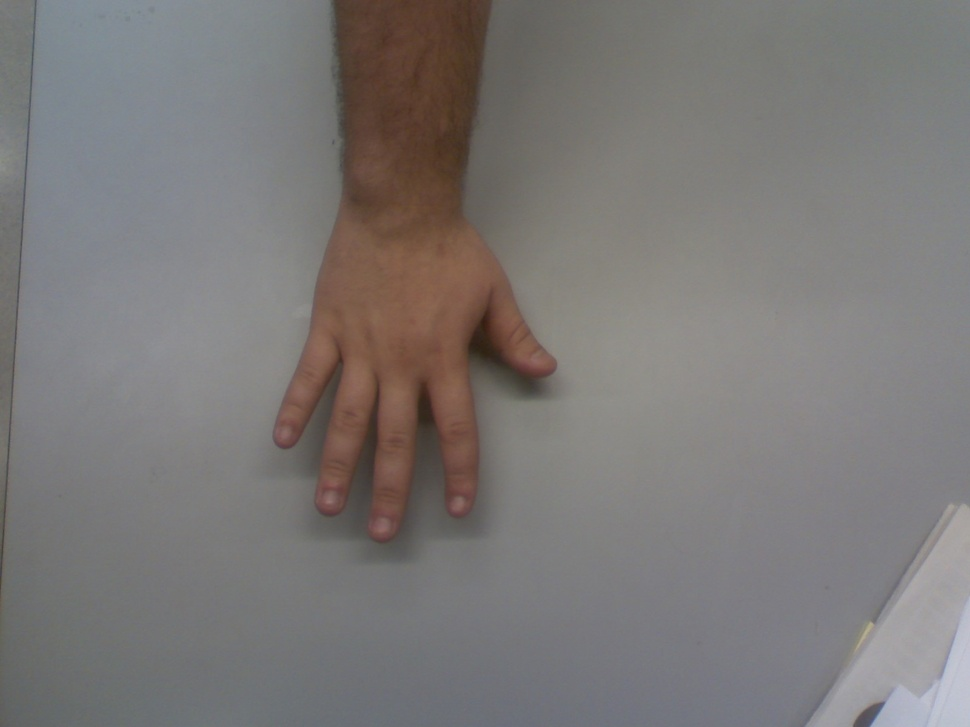
//> input picture segmentation/eugene.jpg, 970 x 727 px, shrunk from 1600 x 1200 before the run
$ ./threshold ../eugene.jpg   (built with g++ and OpenCV 4)
//> lines starting //> are read from the running program, lines starting //| are printed output that depends on the picture; after the words box and inside, x2 and y2 are one past the last pixel; in counts of white or black regions, pixels touching at a corner belong together
#include <stdio.h>
#include <cv.h>
#include <highgui.h>


#define h_min 0.3*255 /* was -.5*/ /* .425 and .48 worked ok with || */
#define h_max 0.5*255
#define s_min 0.20*255
#define s_max 0.51*255
#define l_min 0.28*255
#define l_max 0.55*255

#define b_min 77
#define b_max 127
#define r_min 133
#define r_max 173

/*
	Load the image
	convert it from rgb to hsl
	split it
	threshold each component
	and the three components

*/
void sum_rgb( IplImage* src, IplImage* dst ) {
  // Allocate individual image  planes.
  IplImage* r = cvCreateImage(  cvGetSize(src), IPL_DEPTH_8U, 1 );
  IplImage* g = cvCreateImage(  cvGetSize(src), IPL_DEPTH_8U, 1 );
  IplImage* b = cvCreateImage(  cvGetSize(src), IPL_DEPTH_8U, 1 );
  // Split image onto the color planes.
  cvSplit( src, r, g, b, NULL );
  // Temporary storage.
  IplImage* s = cvCreateImage( cvGetSize(src), IPL_DEPTH_8U, 1 );
  // Add equally weighted rgb values.
  cvAddWeighted( r, 1./3., g, 1./3., 0.0, s );
  cvAddWeighted( s, 2./3., b, 1./3., 0.0, s );
  // Truncate values above 100.
  cvThreshold( s, dst, 100, 100, CV_THRESH_TRUNC );
  cvReleaseImage(  &r );
  cvReleaseImage(  &g );
  cvReleaseImage(  &b );
  cvReleaseImage(  &s );
}

void binary_threshold_hsl(IplImage* src, IplImage* dst) {

  // [4 lines of commented-out code are left out]

	for( int y=0; y<src->height; y++ ) {
  	uchar* ptr = (uchar*) (
     	src->imageData + y * src->widthStep
		);
		uchar* ptr2 = (uchar*) (
     	dst->imageData + y * dst->widthStep
  	);
  	for( int x=0; x<src->width; x++ ) {
			/*fprintf(stderr,"%d %d %d\n",ptr[3*x+0],ptr[3*x+1],ptr[3*x+2]);*/
    	if(  ((ptr[3*x+0] > h_min) && (ptr[3*x+0] < h_max))
						&& ((ptr[3*x+2] > s_min)&&(ptr[3*x+2] < s_max)) )
				ptr2[x] = 0;
			else
				ptr2[x]=255;
     }
  }
}

void binary_threshold_rgb(IplImage* src, IplImage* dst) {


	for( int y=0; y<src->height; y++ ) {
  	uchar* ptr = (uchar*) (
     	src->imageData + y * src->widthStep
		);
		uchar* ptr2 = (uchar*) (
     	dst->imageData + y * dst->widthStep
  	);
  	for( int x=0; x<src->width; x++ ) {
			/*fprintf(stderr,"%d %d %d\n",ptr[3*x+0],ptr[3*x+1],ptr[3*x+2]);*/
    	if(  ((ptr[3*x+2] >= b_min) && (ptr[3*x+2] <= b_max))
						|| ((ptr[3*x+0] >= r_min)&&(ptr[3*x+0] <= r_max)) )
				ptr2[x] = 0;
			else
				ptr2[x]=255;
     }
  }
}


int main(int argc, char** argv)
{
  // Create a named window with the name of the file.
  cvNamedWindow( argv[1], 1 );
  // Load the image from the given file name.
  IplImage* src = cvLoadImage( argv[1] );
//> src is the input picture: 727 rows x 970 cols, CV_8UC3; mean B, G, R 118.9, 120, 123.2
	IplImage* src2 = cvCreateImage( cvGetSize(src), src->depth,3);
	cvCvtColor(src,src2,CV_RGB2HLS);
//> src2: 727 rows x 970 cols, CV_8UC3; mean of channels 0, 1, 2 71.1, 121.2, 13.4
  IplImage* dst = cvCreateImage( cvGetSize(src), src->depth,1);
	cvShowImage( argv[1], src );
	while( 1 ) { if( (cvWaitKey( 10 )&0x7f) == 27 ) break; }
//> the Esc key is pressed

	binary_threshold_hsl(src2,dst);
//> after the loop in binary_threshold_hsl, `for( int y=0; y<src->height; y++ )`:
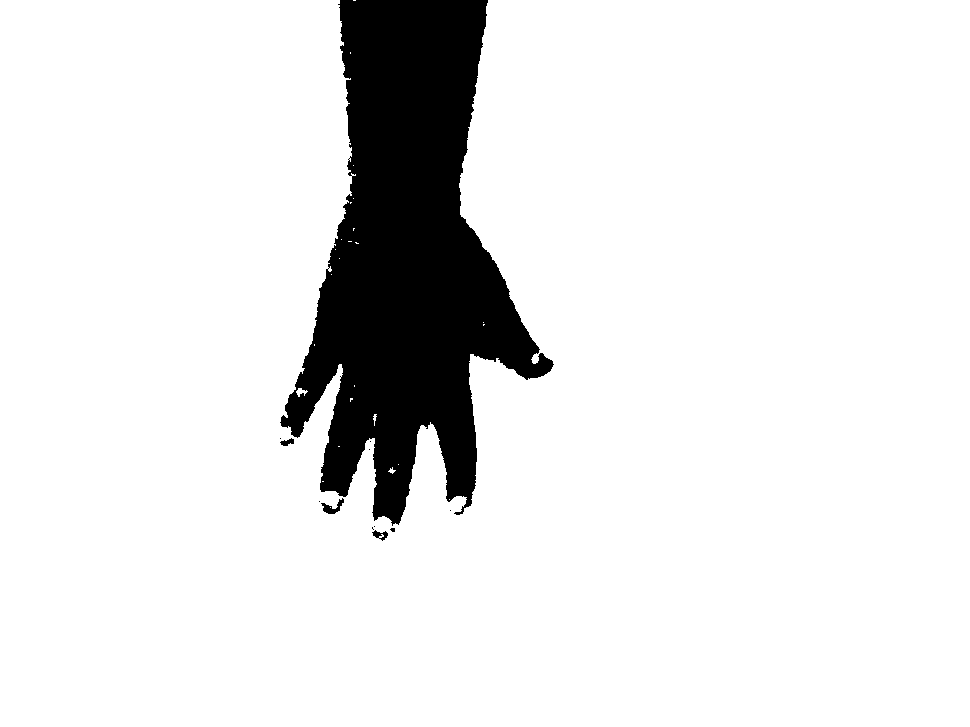
//> dst: 727 rows x 970 cols, CV_8UC1; 89.5% white; 12 black regions (8 under 20 px), largest, box (x1, y1, x2, y2) and area: (280, 0, 554, 526) 73430, (321, 498, 344, 514) 147, (372, 530, 388, 541) 84, (280, 438, 294, 446) 65
  // Show the image in the named window
  cvShowImage( argv[1], dst );
  // Idle until the user hits the “Esc” key.
  while( 1 ) { if( (cvWaitKey( 10 )&0x7f) == 27 ) break; }
//> the Esc key is pressed

	binary_threshold_rgb(src,dst);
//> after the loop in binary_threshold_rgb, `for( int y=0; y<src->height; y++ )`:
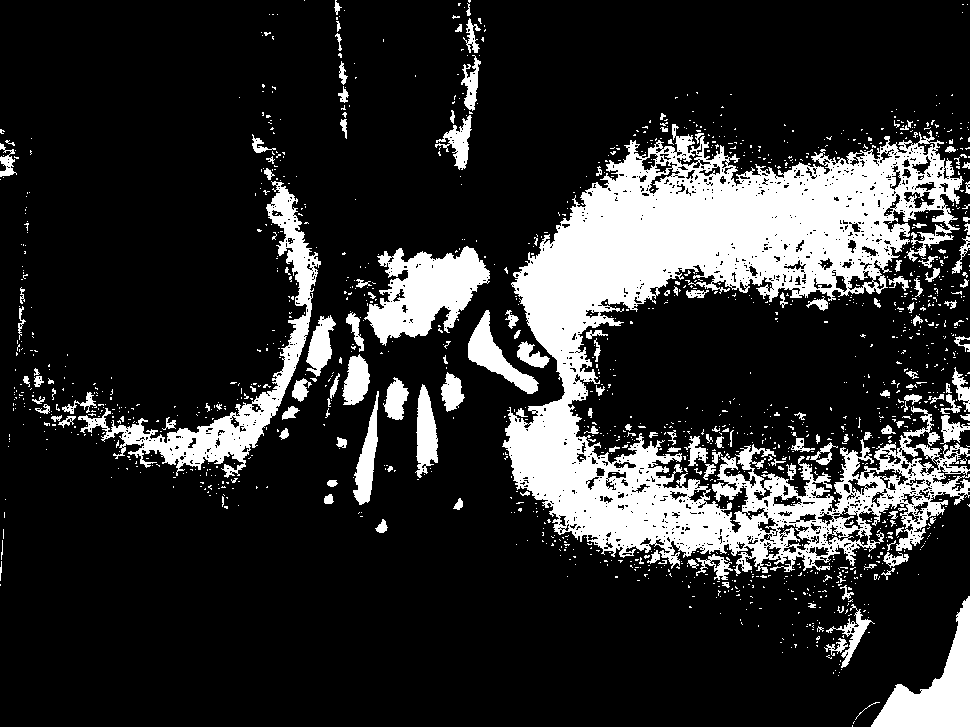
//> dst: 727 rows x 970 cols, CV_8UC1; 18.2% white; 1501 white regions (1341 under 20 px), largest, box (x1, y1, x2, y2) and area: (502, 124, 970, 576) 82333, (78, 181, 321, 478) 9268, (364, 246, 490, 346) 6859
  // Show the image in the named window
  cvShowImage( argv[1], dst );
  // Idle until the user hits the “Esc” key.
  while( 1 ) { if( (cvWaitKey( 10 )&0x7f) == 27 ) break; }
//> the Esc key is pressed
  // Clean up and don’t be piggies
  cvDestroyWindow( argv[1] );
  cvReleaseImage( &src );
  cvReleaseImage( &dst );
}
